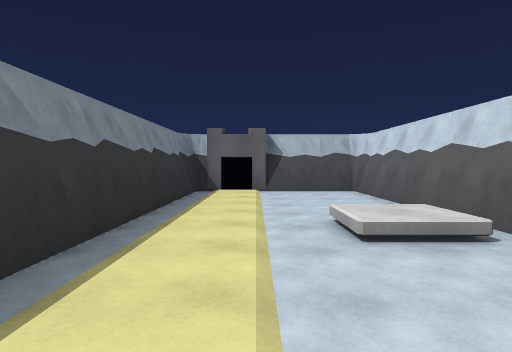
[1] (above)

19 first-person views from a walk through a scene from a Unity 3-D project. The camera is 1.3 m above the floor, tilts 2° down and sees 75° across. The floor is counted in squares, 2 m on a side. Each view is taken from the middle of a square. On the plan, view 1 faces up. The plan holds only what a view shows up to about 10 squares ahead; the rest is blank. The player character is not drawn.

[2]
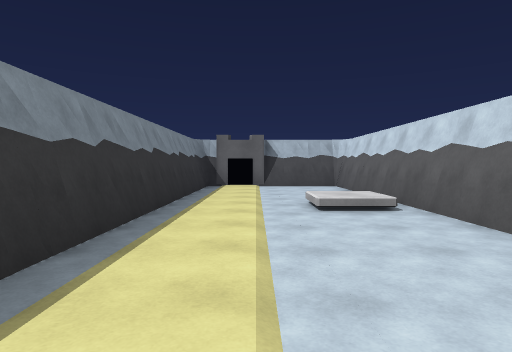

[3]
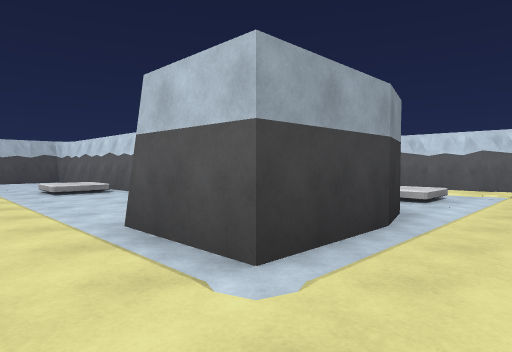

[4]
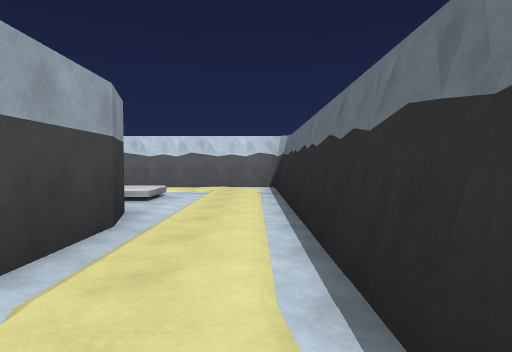

[5]
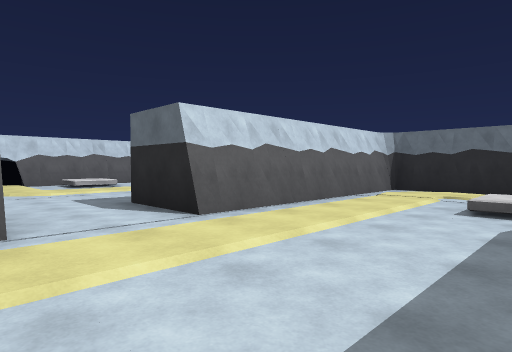

[6]
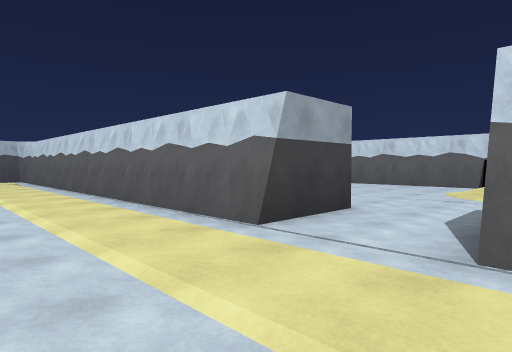

[7]
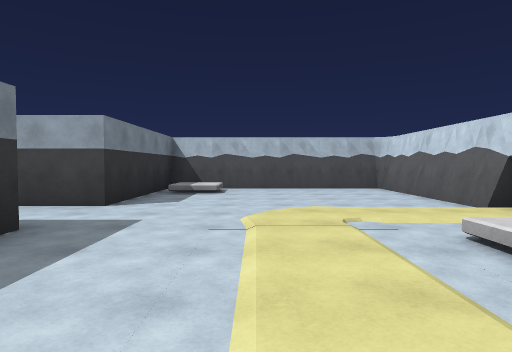

[8]
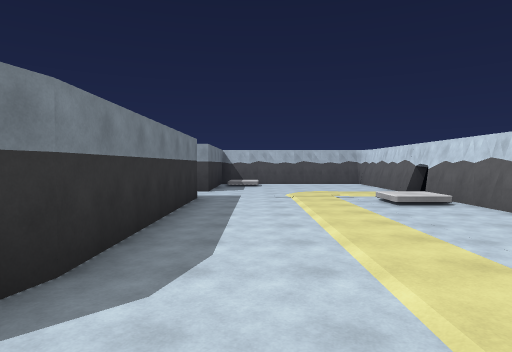

[9]
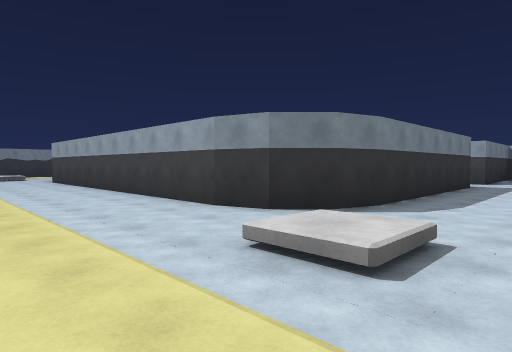

[10]
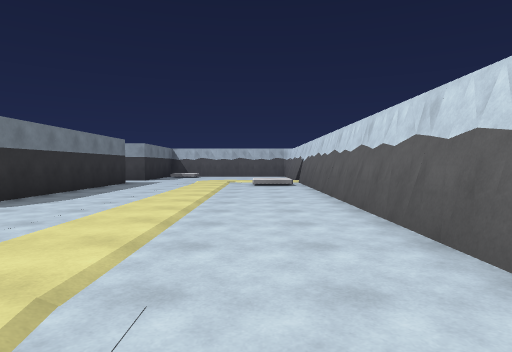

[11]
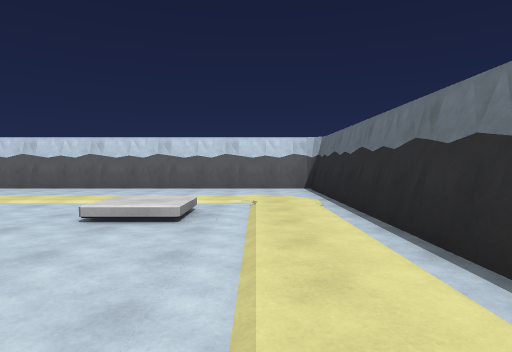

[12]
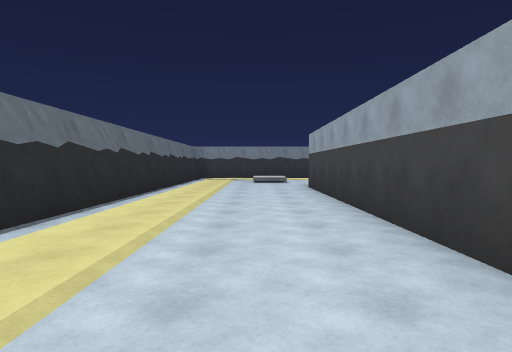

[13]
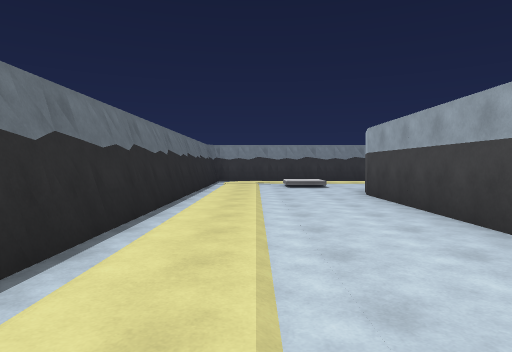

[14]
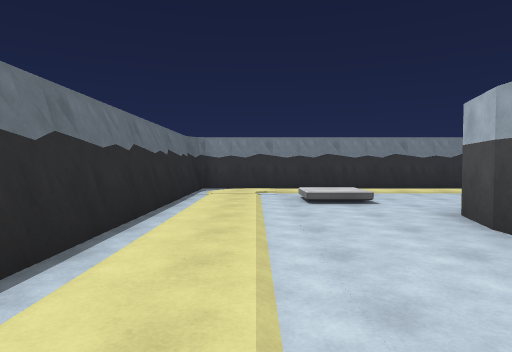

[15]
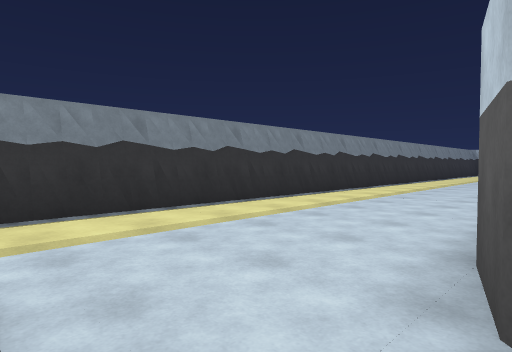

[16]
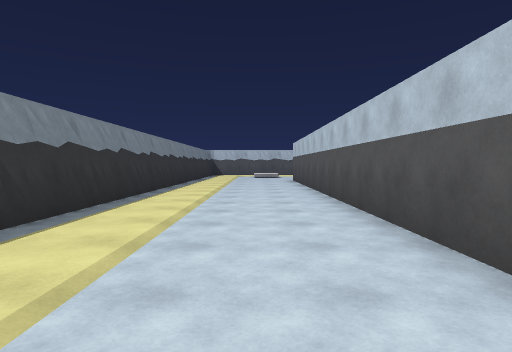

[17]
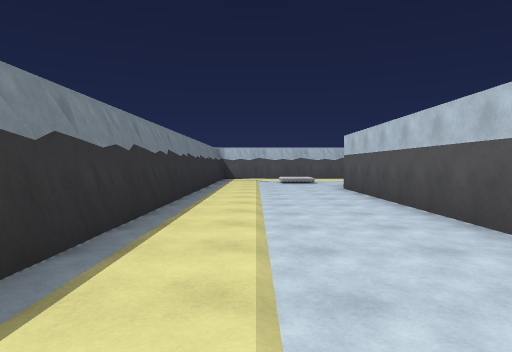

[18]
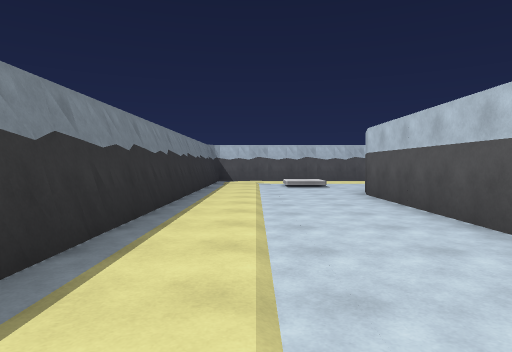

[19]
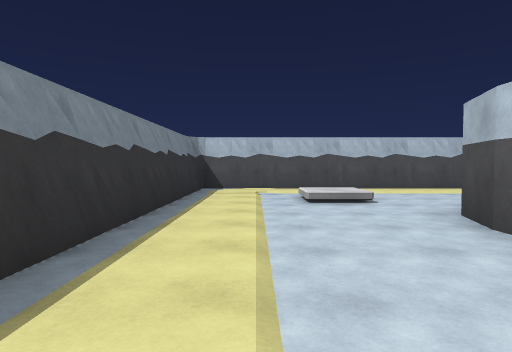

### Floor plan
Key: @ floor where view 1 was taken; # wall or solid block; . floor; / step, stairs or slope; O other object.
Columns run from 8 left of view 1 to 18 right of it. Each row starts with its distance up from view 1.
 15 #########
 14 #... ...
 13 #... ...
 12 #..//..         .#
 11 #..//..         .#
 10 #..... OO      ..#
  9 #....##OO###   ..#
  8 #....##....#   ..#
  7 #....##....#   ..#########
  6 #....##....#   ..##//....#
  5 #....##....#   ..##//....#
  4 #....##..//#  ...##......#
  3 #....##..//# ....##......#
  2 #....##....# ............OO
  1 #....##....# ............OO
  0 #....##.@..  ....##....//#
 -1 #....# ...   ....##....//#
 -2 #....# ..#    /..##......#
 -3 #....# ..###.//..##......#
 -4 #....# ..........##......#
 -5 #....# ..........##......#
 -6 #....## ###########......#
 -7 #.....############.......#
 -8 #..//..............//....#
 -9 #..//..............//....#
-10 #........................#
-11 #.............. .........#
-12 ##############   #########

Positions as (right, up) in squares from view 1, and headings:
1: (0, 0), facing up
2: (0, -2), facing up
3: (-1, -5), facing up-right
4: (-1, -5), facing right
5: (5, 3), facing down-right
6: (6, 0), facing up-right
7: (13, -3), facing up
8: (12, -8), facing up
9: (13, -11), facing up-left
10: (15, -11), facing up
11: (7, -10), facing right
12: (8, -9), facing left
13: (6, -10), facing left
14: (2, -10), facing left
15: (-3, -8), facing up-left
16: (-5, -5), facing up
17: (-6, -1), facing up
18: (-6, 1), facing up
19: (-6, 5), facing up
